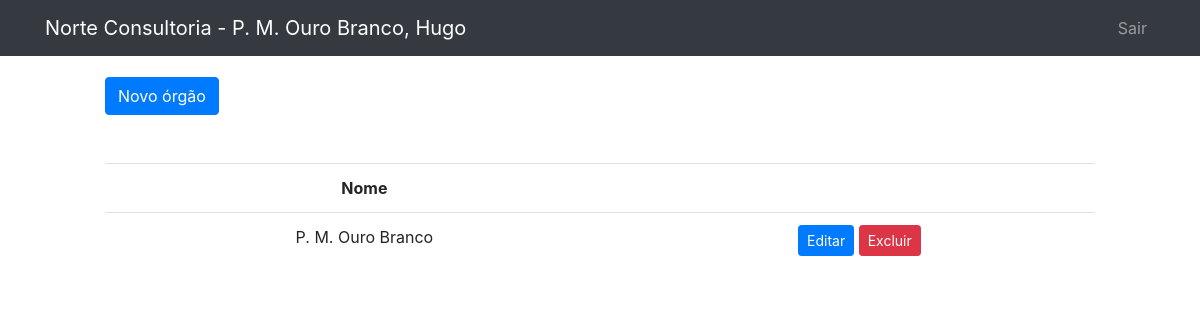
/public/orgao/listOrgao.php (signed in), run on the app's committed database.
### tables this page shows
CREATE TABLE `orgao_atual` (
  `nome_orgao_atual` varchar(50) NOT NULL,
  `id_orgao_atual` int(11) NOT NULL,
  `exercicio_atual` int(11) DEFAULT NULL
);

CREATE TABLE `usuario` (
  `id_usuario` int(11) NOT NULL,
  `login` varchar(30) NOT NULL,
  `senha` varchar(200) NOT NULL,
  `nome` varchar(100) DEFAULT NULL
);

CREATE TABLE `orgao` (
  `id_orgao` int(11) NOT NULL,
  `nome_orgao` varchar(50) NOT NULL
);

### public/orgao/listorgao.php (the view, shortened to what this page needs)
<?php
include("../../data/connection.php");
include("../Template/header.php");
$sql = "SELECT * FROM orgao";
$dadosOrgao = $connection->query($sql);
if ($dadosOrgao->num_rows > 0) {
?>
    <div style="margin-left: 100px; margin-right: 100px;">
        <br>
        <div class="buttons">
            <a href="../orgao/createOrgao.php" class="btn btn-primary">Novo órgão</a>
        </div>
        <br>
        <br>
        <table class="table" style="text-align: center;">
            <tr>
                <th>Nome</th>
                <th></th>
            </tr>
            <?php
            while ($exibir = $dadosOrgao->fetch_assoc()) {
            ?>
                <tr>
                    <td><?php echo $exibir["nome_orgao"] ?></td>
                    <td>
                        <button type="submit" class="btn btn-primary btn-sm" formmethod="get">
                            <a href="editOrgao.php?id=<?php echo $exibir["id_orgao"] ?>" style="text-decoration: none; color: white">Editar</a>
                        </button>
                        <button type="submit" class="btn btn-danger btn-sm" formmethod="post">
                            <a href="deleteOrgao.php?id=<?php echo $exibir["id_orgao"] ?>" style="text-decoration: none; color: white"> Excluir </a>
                        </button>
                    </td>
                </tr>
            <?php
            }
            ?>
        </table>
    </div>
     <?php
}
?>

### public/Template/header.php (shortened to what this page needs)
<?php
include("../../data/connection.php");
?>
<!DOCTYPE html>
<html lang="en">
<head>
  <link rel="stylesheet" href="https://maxcdn.bootstrapcdn.com/bootstrap/4.5.2/css/bootstrap.min.css">
  <link rel="stylesheet" href="../styles/main.css" />
</head>
<?php
$orgao = '';
$firstname='';
if (isset($_SESSION['logado'])) {
  $idu=$_SESSION['logado'];
  $sqlQuery2="SELECT nome FROM usuario where id_usuario=$idu";
  $usuarioatual = $connection->query($sqlQuery2);
  if ($usuarioatual->num_rows > 0) {
    while ($row = $usuarioatual->fetch_assoc()) {
      $user = $row['nome'];
      $pieces = explode(" ", $user);
      $firstname=", ".$pieces[0];
?>
<?php
    }
  }
  $sqlQuery = "SELECT nome_orgao_atual,exercicio_atual FROM orgao_atual where id_orgao_atual=1";
  $orgaoatual = $connection->query($sqlQuery);
  if ($orgaoatual->num_rows > 0) {
    while ($row = $orgaoatual->fetch_assoc()) {
      $orgao = '- ' . $row['nome_orgao_atual'];
?>
<?php
    }
  }
}
?>
<body>
  <nav class="navbar navbar-expand-lg navbar-dark bg-dark fixed-top">
    <div class="container">
      <a class="navbar-brand" href="../home/home.php">Norte Consultoria <?php echo $orgao.$firstname ?></a>
      <div class="collapse navbar-collapse" id="navbarResponsive">
        <ul class="navbar-nav ml-auto">
          <?php
          if (isset($_SESSION['logado'])) {
          ?>
            <li class="nav-item">
              <a class="nav-link" href="../login/sair.php">Sair</a>
            </li>
          <?php
          }
          ?>
        </ul>
      </div>
    </div>
  </nav>
  <br>
  <br>
</body>
</html>

### public/Styles/main.css (style rules this page uses)
body { padding: 5px; }

### data on the page
orgao_atual: nome_orgao_atual "- P. M. Ouro Branco"
usuario: nome ", Hugo"
orgao: nome_orgao "P. M. Ouro Branco"
